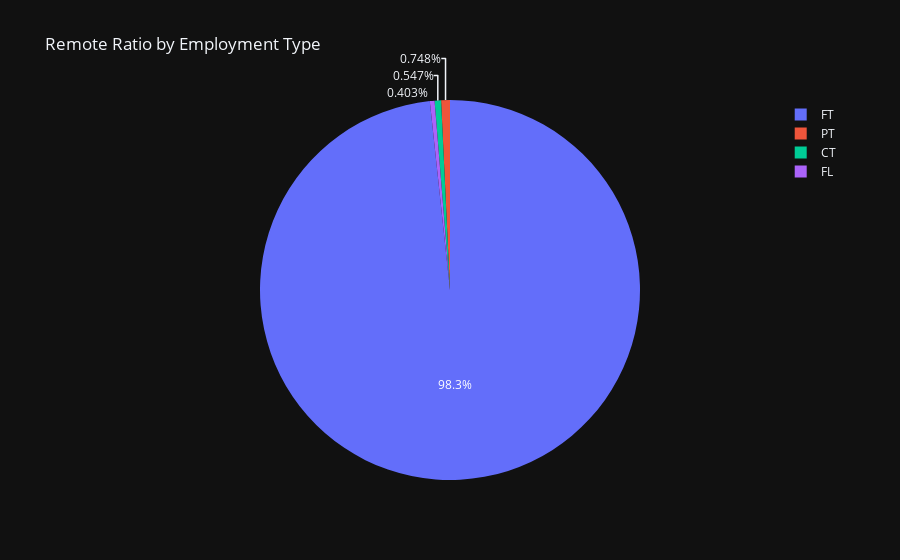

The cell this chart's notebook holds for it:
### Markdown cell above
¿Cuál es la proporción de trabajo remoto entre diferentes roles de trabajo?

### Code cell
px.pie(df, values='remote_ratio', names='employment_type', template="plotly_dark", title="Remote Ratio by Employment Type " ).show()

### Figure 1 — Plotly figure (JSON) as saved in the notebook; plotly's stock layout.template omitted (floating-point values rounded to 4 significant figures; data arrays with more than 128 entries replaced by an {"elided": "..."} marker saying what was removed)
{"data": [{"domain": {"x": [0, 1], "y": [0, 1]}, "hovertemplate": "employment_type=%{label}<br>remote_ratio=%{value}<extra></extra>", "labels": {"elided": "3755 str values"}, "legendgroup": "", "name": "", "showlegend": true, "type": "pie", "values": {"elided": "3755 int values"}}], "layout": {"legend": {"tracegroupgap": 0}, "title": {"text": "Remote Ratio by Employment Type "}}}
